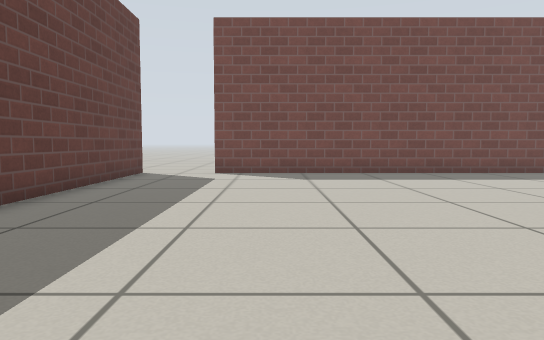
view 1 (above)

17 first-person views from a walk through a robot-simulator world made for Gazebo. The camera is 0.5 m above the floor, tilts 4° down and sees 70° across. The floor is counted in squares, 0.5 m on a side. Each view is taken from the middle of a square. On the plan, view 1 faces up. The plan holds only what a view shows up to about 13 squares ahead; the rest is blank. Gazebo's built-in surfaces are drawn with simple patterns.

view 2
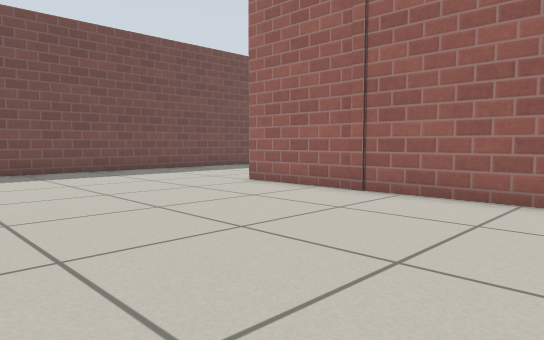

view 3
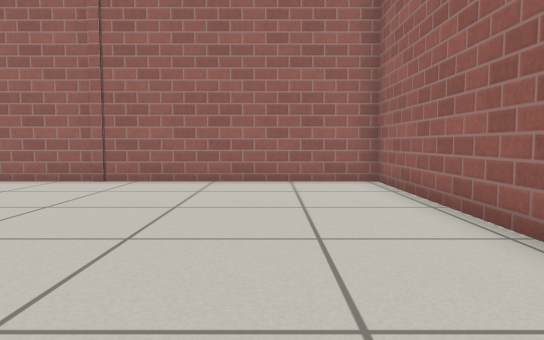

view 4
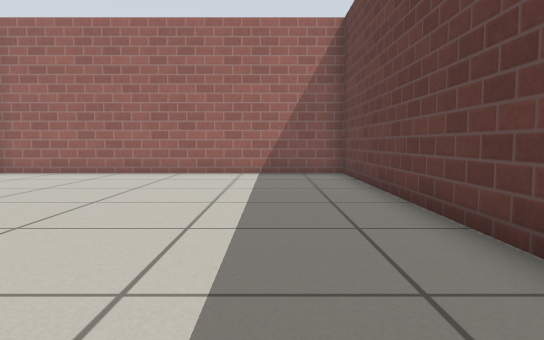

view 5
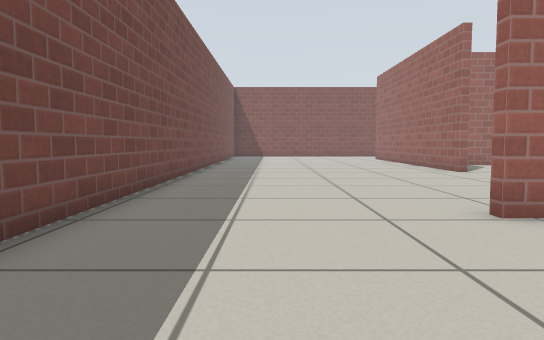

view 6
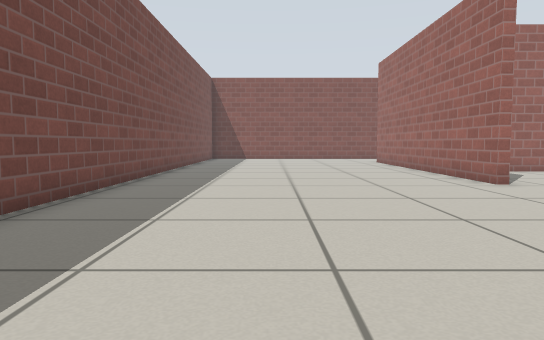

view 7
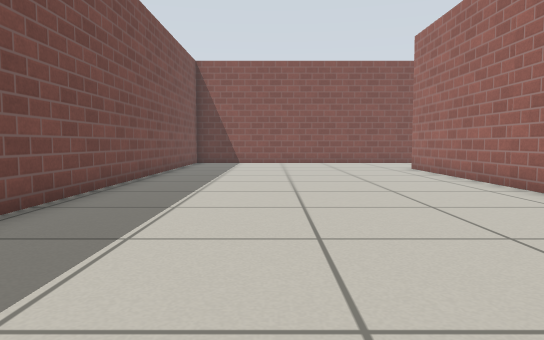

view 8
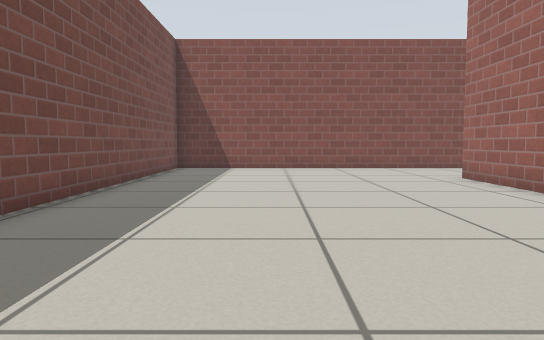

view 9
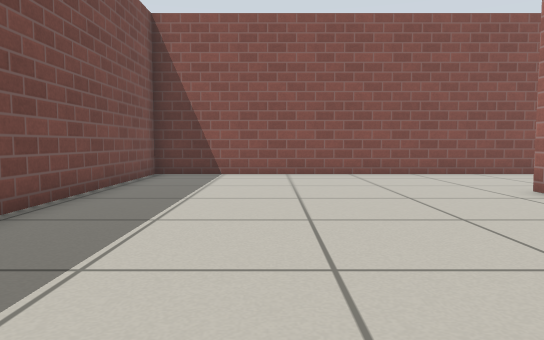

view 10
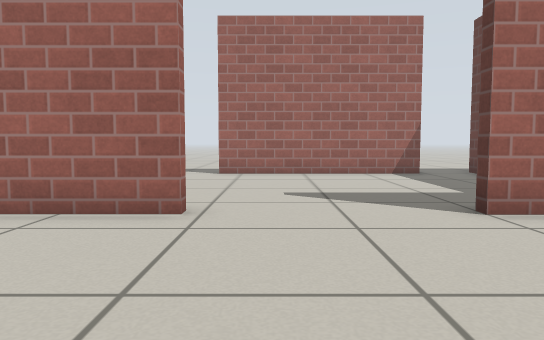

view 11
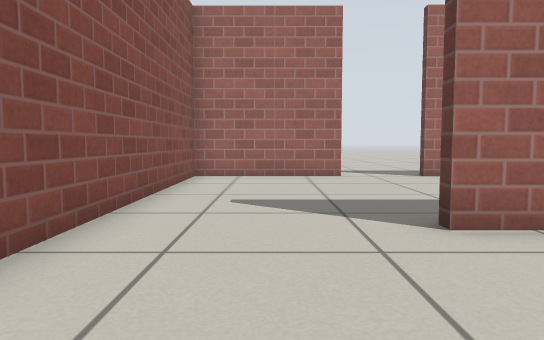

view 12
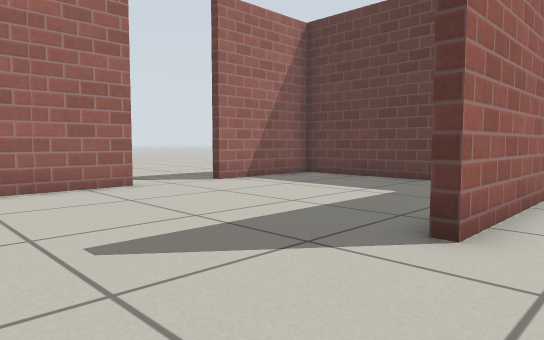

view 13
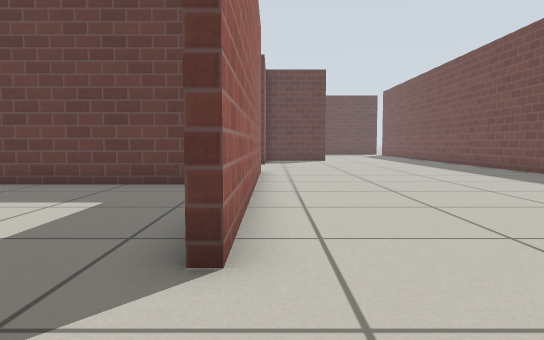

view 14
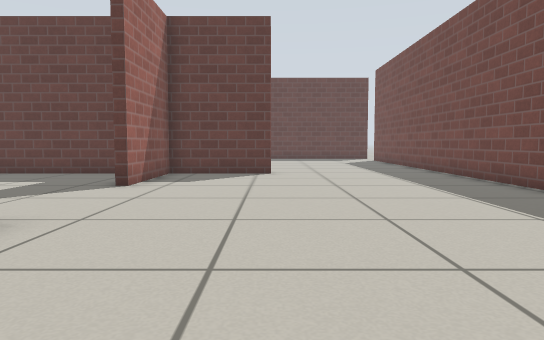

view 15
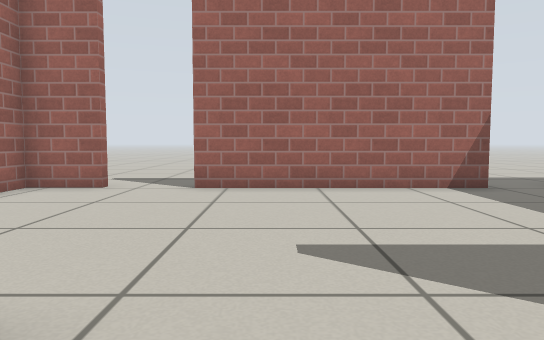

view 16
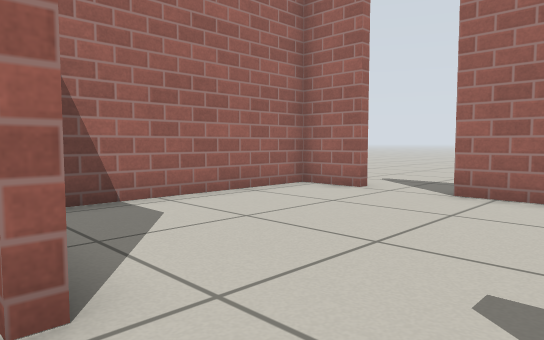

view 17
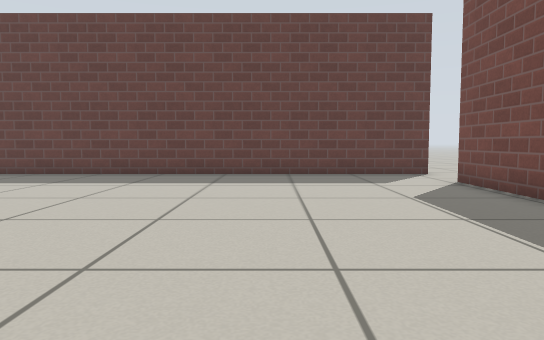

### Floor plan
Points are (right, up) in squares from view 1. A wall is a line through its corners. A room is listed if a view was taken in it or the views show most of it. See-through windows are left out.
Room 1 (views 1, 2, 3, 4, 5, 6, 7, 8, 9, 10, 11, 12, 13, 14, 15, 16, 17)
walls: (7.4, 7) (7.4, 3.6) (11, 3.6); (15.3, 3.6) (26, 3.6); (-4.3, 13) (-4.3, -3.7) (7.1, -3.7) (7.1, 7); (30.3, 3.6) (30.3, 12.7) (-1.9, 12.7)
ways out: opening at (13.5, 3) to room 2; opening at (28, 3) to room 3; opening at (-3.2, 13.2)
Room 2 (no view inside)
walls: (11, 3.6) (11, 3.3); (9.1, -3.6) (15.8, -3.6); (7.4, 2) (7.4, -1.9); (17.8, -3.6) (19.5, -3.6) (19.5, 2.1)
ways out: opening at (13.5, 3) to room 1; opening at (8.5, -4); opening at (16.5, -4)
Room 3 (no view inside)
walls: (25.9, -3.6) (30.3, -3.6) (30.3, 3.6); (19.8, 2) (19.8, -3.6) (23.5, -3.6)
ways out: opening at (28, 3) to room 1; opening at (24.5, -4)

Where each view was taken, in squares from view 1:
view 1: 0 up, 0 right, facing up
view 2: 1 down, 0 right, facing up-right
view 3: 1 down, 3 left, facing right
view 4: 9 up, 2 left, facing down
view 5: 10 up, 2 right, facing right
view 6: 9 up, 6 right, facing right
view 7: 9 up, 11 right, facing right
view 8: 9 up, 15 right, facing right
view 9: 9 up, 18 right, facing right
view 10: 9 up, 14 right, facing down
view 11: 8 up, 28 right, facing down
view 12: 5 up, 30 right, facing down-left
view 13: 4 up, 29 right, facing left
view 14: 7 up, 20 right, facing left
view 15: 5 up, 14 right, facing down
view 16: 4 up, 13 right, facing down-right
view 17: 8 up, 8 right, facing left
